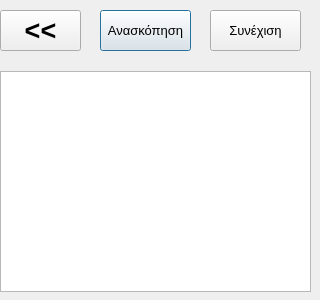
<?xml version="1.0" encoding="UTF-8"?>
<ui version="4.0">
 <class>fortosi_progress_1Class</class>
 <widget class="QDialog" name="fortosi_progress_1Class">
  <property name="geometry">
   <rect>
    <x>0</x>
    <y>0</y>
    <width>320</width>
    <height>300</height>
   </rect>
  </property>
  <property name="windowTitle">
   <string>Φορτώσεις σε εξέλιξη</string>
  </property>
  <widget class="QTableWidget" name="tableWidget">
   <property name="geometry">
    <rect>
     <x>0</x>
     <y>71</y>
     <width>311</width>
     <height>221</height>
    </rect>
   </property>
   <attribute name="verticalHeaderVisible">
    <bool>false</bool>
   </attribute>
   <attribute name="verticalHeaderVisible">
    <bool>false</bool>
   </attribute>
  </widget>
  <widget class="QPushButton" name="pushReview">
   <property name="geometry">
    <rect>
     <x>100</x>
     <y>10</y>
     <width>91</width>
     <height>41</height>
    </rect>
   </property>
   <property name="font">
    <font>
     <pointsize>10</pointsize>
     <weight>50</weight>
     <bold>false</bold>
    </font>
   </property>
   <property name="text">
    <string>Ανασκόπηση</string>
   </property>
  </widget>
  <widget class="QPushButton" name="pushBack">
   <property name="geometry">
    <rect>
     <x>0</x>
     <y>10</y>
     <width>81</width>
     <height>41</height>
    </rect>
   </property>
   <property name="font">
    <font>
     <pointsize>20</pointsize>
     <weight>75</weight>
     <bold>true</bold>
    </font>
   </property>
   <property name="text">
    <string>&lt;&lt;</string>
   </property>
  </widget>
  <widget class="QPushButton" name="pushContinue">
   <property name="geometry">
    <rect>
     <x>210</x>
     <y>10</y>
     <width>91</width>
     <height>41</height>
    </rect>
   </property>
   <property name="font">
    <font>
     <pointsize>10</pointsize>
     <weight>50</weight>
     <bold>false</bold>
    </font>
   </property>
   <property name="text">
    <string>Συνέχιση</string>
   </property>
  </widget>
 </widget>
 <layoutdefault spacing="6" margin="11"/>
 <resources/>
 <connections/>
</ui>
